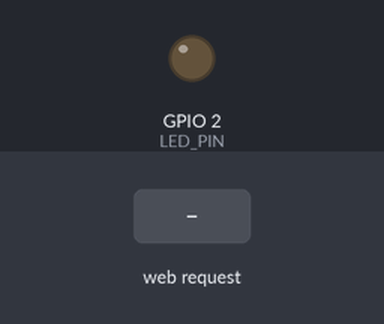
Bench run of a sketch on a simulated ESP32. On the bench: output pins drawn as LEDs (lit = HIGH). Inputs (shaded band) come from the test bench. WiFi joins after 1.5 s; servers stay silent unless stated; what the sketch prints to the serial monitor is not drawn.

Above: at 3.7 s.
3.8 s: HTTP request GET /pwm?val=1 received
At 4.1 s:
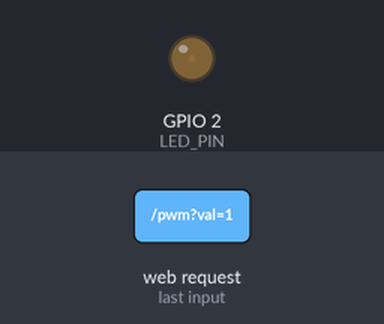
5.3 s: HTTP request GET /pwm?val=120 received
At 6.4 s:
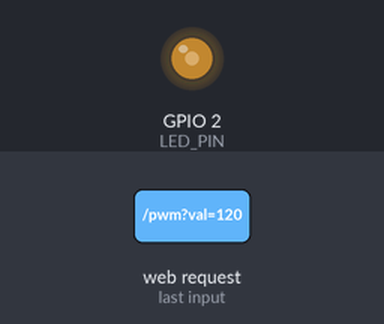
Timing chart, 0 to 8.3 s (numbered marks = the images above; inputs shaded):
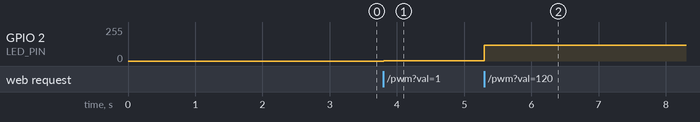

The sketch:

ex07.ino
```cpp
#include <WiFi.h>
#include <WebServer.h>

const char* ssid = "iQOO 13";
const char* password = "31415926Btx";
const int LED_PIN = 2;

WebServer server(80);

const int PWM_FREQ = 5000;      // PWM 频率
const int PWM_RESOLUTION = 8;   // 8位分辨率（0-255）

String makePage() {
  String html = R"rawliteral(
<!DOCTYPE html>
<html>
<head>
  <meta charset="UTF-8">
  <title>作业7：无极调光器</title>
  <style>
    body { font-family: Arial; text-align: center; margin-top: 50px; }
    input[type="range"] { width: 300px; height: 25px; }
    h1 { color: #333; }
  </style>
</head>
<body>
  <h1> 无极调光器</h1>
  <p>拖动滑块调节 LED 亮度：</p>
  <input type="range" min="0" max="255" value="0"
         oninput="updateBrightness(this.value)">
  <p>亮度值：<span id="val">0</span></p>

  <script>
    function updateBrightness(val) {
      document.getElementById('val').innerText = val;
      fetch('/pwm?val=' + val);
    }
  </script>
</body>
</html>
)rawliteral";
  return html;
}

void handleRoot() {
  server.send(200, "text/html; charset=UTF-8", makePage());
}

void handlePwm() {
  if (server.hasArg("val")) {
    int brightness = server.arg("val").toInt();
    brightness = constrain(brightness, 0, 255);
    ledcWrite(LED_PIN, brightness);
    server.send(200, "text/plain", "OK");
  }
}

void setup() {
  Serial.begin(115200);
  delay(1000);


  ledcAttach(LED_PIN, PWM_FREQ, PWM_RESOLUTION);  // 引脚、频率、分辨率
  ledcWrite(LED_PIN, 0);                          // 初始关闭

  // 连接 WiFi
  WiFi.begin(ssid, password);
  Serial.print("连接 WiFi");
  while (WiFi.status() != WL_CONNECTED) {
    delay(500);
    Serial.print(".");
  }
  Serial.println("\nWiFi 已连接");
  Serial.print("访问地址: http://");
  Serial.println(WiFi.localIP());

  server.on("/", handleRoot);
  server.on("/pwm", handlePwm);
  server.begin();
  Serial.println("服务器已启动");
}

void loop() {
  server.handleClient();
}
```

Measured:
- after the input at 3.8 s, GPIO 2 (LED_PIN): 0/255 → 1/255 at once
- after the input at 5.3 s, GPIO 2 (LED_PIN): 1/255 → 120/255 at once
